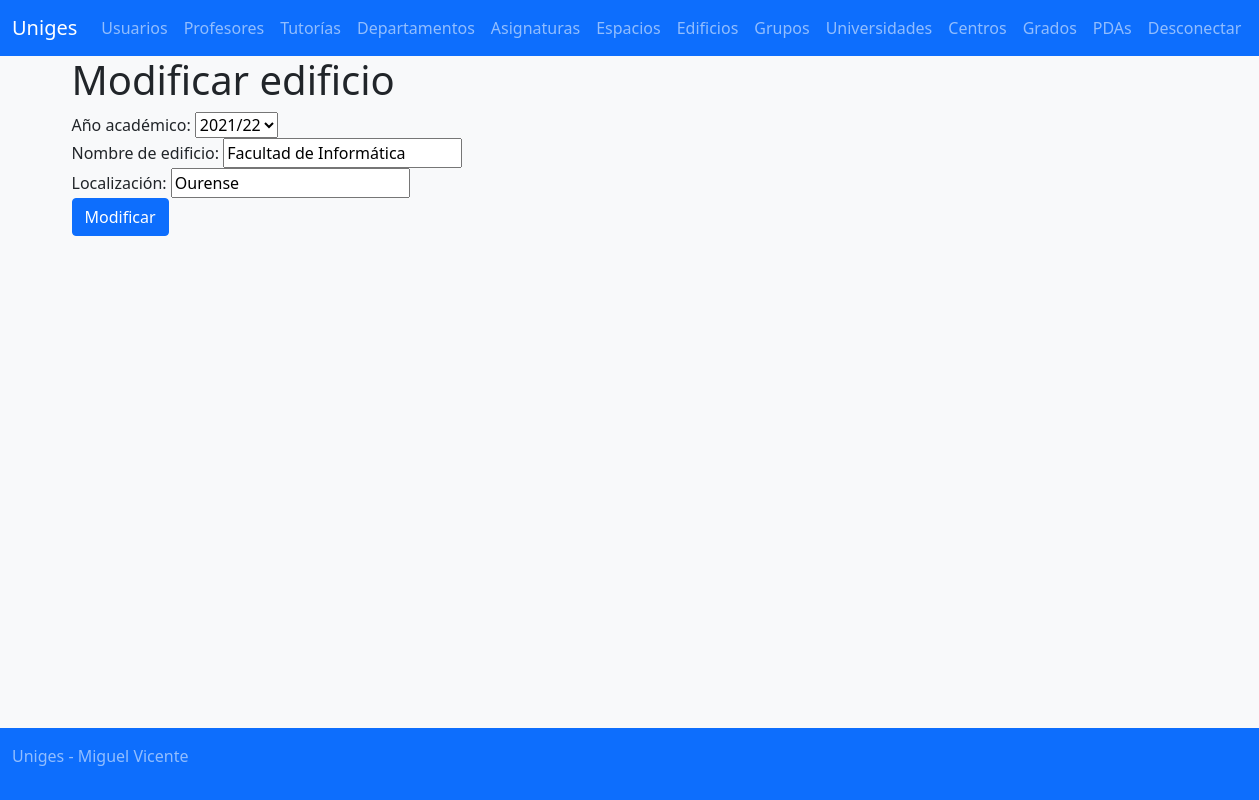
/?controller=building&action=edit&id=1 (signed in), run on the app's committed database.
### tables this page shows
create table `building` (
	id int not null auto_increment primary key,
	academicyear_id int not null,
	college_id int not null,
	name varchar(255) not null,
	location varchar(255) not null,
	deleted tinyint(1) not null default 0);

create table `academicyear` (
	id int not null auto_increment primary key,
	name varchar(10) not null,
	deleted tinyint(1) not null default 0);

### modelos/AcademicYearModel.php (called while the page is built, shortened)
<?php
class AcademicYearModel {
	private static function readFromAssoc($fila) {
		$ret = new AcademicYearModel();
		$ret->id = $fila["id"];
		$ret->name = $fila["name"];
		$ret->deleted = $fila["deleted"];
		return $ret;
	}
	public static function findAll() {
		$conn = Connection::getConnection();
		$stat = $conn->prepare("SELECT * FROM academicyear WHERE deleted = 0");
		$stat->execute();
		$result = $stat->get_result();
		$ret = array();
		while($fila = $result->fetch_assoc()) {
			array_push($ret, AcademicYearModel::readFromAssoc($fila));
		}
		return $ret;
	}
}
?>

### controladores/BuildingController.php (called while the page is built, shortened)
<?php
include_once 'modelos/BuildingModel.php';
include_once 'modelos/AcademicYearModel.php';
class BuildingController {
    function edit() {
        $ay = AcademicYearModel::findAll();
        $building = BuildingModel::findById($_REQUEST["id"]);
    }
}
?>

### modelos/BuildingModel.php (called while the page is built, shortened)
<?php
class BuildingModel {
    static public function findById($id) {
        $conn = Connection::getConnection();
        $stat = $conn->prepare("SELECT * FROM building WHERE deleted = 0 AND id = ?");
        $stat->bind_param("i", $id);
        $stat->execute();
        $result = $stat->get_result();
        return $result->fetch_object("BuildingModel");
    }
}
?>

### vistas/building/edit.php (the view, shortened to what this page needs)
<h1><?= $strings["building_edit_title"] ?></h1>
<?php
    $build = $data["build"];
?>
<form action="/?controller=building&action=edit_end" method="POST">
<div class="form-group">
<label for="academicyear"><?= $strings["building_edit_acadyear"] ?></label>
<select id="academicyear" name="academicyear_id">
<?php foreach($data["ay"] as $ay) { ?>
    <option value="<?= $ay->id ?>" <?= $ay->id == $build->academicyear_id ? "selected" : "" ?>> <?=$ay->name ?> </option>
<?php } ?>
</select>
</div>
<div class="form-group">
<label for="name"> <?= $strings["building_edit_name"] ?> </label>
<input type="text" name="name" placeholder="<?= $strings["building_add_name_ph"] ?>" value="<?= $build->name ?>" />
</div>
<div class="form-group">
<label for="location"> <?= $strings["building_add_location"] ?></label>
<input type="text" name="location" placeholder="<?= $strings["building_add_location_ph"] ?>" value="<?= $build->location ?>" />
</div>
<input type="submit" value="<?= $strings["building_edit_submit"] ?>" class="btn btn-primary" />
</form>

### data on the page
building: academicyear_id "2021/22", name "Facultad de Informática", location "Ourense"

### other printed values
$strings["app_title"] "Uniges"
$strings["navbar_user"] "Usuarios"
$strings["navbar_professor"] "Profesores"
$strings["navbar_tutoria"] "Tutorías"
$strings["navbar_department"] "Departamentos"
$strings["navbar_subject"] "Asignaturas"
$strings["navbar_space"] "Espacios"
$strings["navbar_building"] "Edificios"
$strings["navbar_group"] "Grupos"
$strings["navbar_college"] "Universidades"
$strings["navbar_centre"] "Centros"
$strings["navbar_degree"] "Grados"
$strings["navbar_pda"] "PDAs"
$strings["logout"] "Desconectar"
$strings["building_edit_title"] "Modificar edificio"
